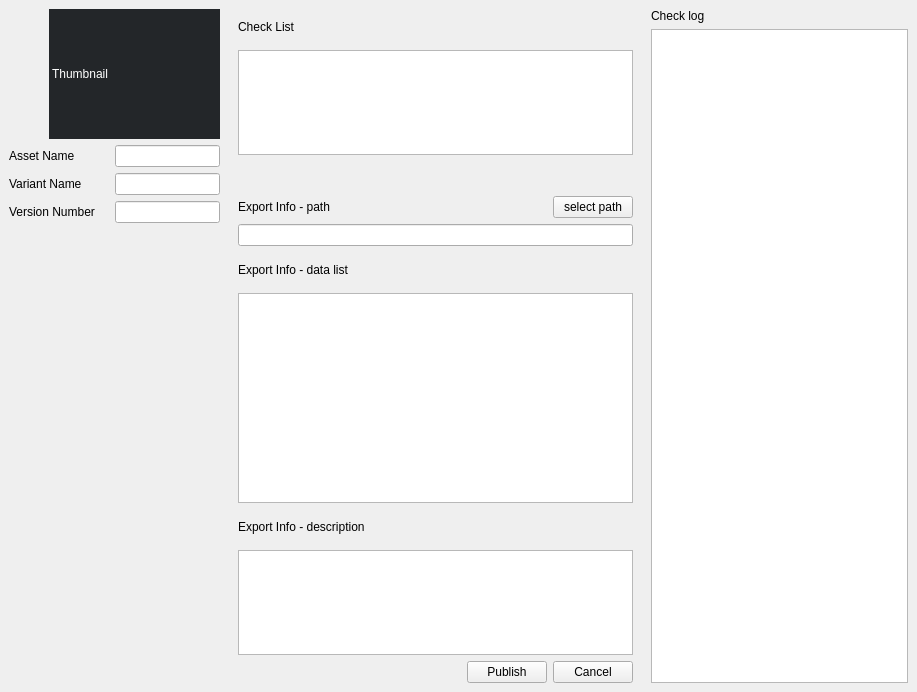
<?xml version="1.0" encoding="UTF-8"?>
<ui version="4.0">
 <class>YC_main_view</class>
 <widget class="QMainWindow" name="YC_main_view">
  <property name="geometry">
   <rect>
    <x>0</x>
    <y>0</y>
    <width>917</width>
    <height>692</height>
   </rect>
  </property>
  <property name="windowTitle">
   <string>Milki</string>
  </property>
  <property name="windowOpacity">
   <double>1.000000000000000</double>
  </property>
  <property name="styleSheet">
   <string notr="true">border-color: rgb(170, 85, 255);</string>
  </property>
  <widget class="QWidget" name="centralwidget">
   <layout class="QHBoxLayout" name="horizontalLayout" stretch="1,3">
    <property name="spacing">
     <number>0</number>
    </property>
    <property name="leftMargin">
     <number>0</number>
    </property>
    <property name="topMargin">
     <number>0</number>
    </property>
    <property name="rightMargin">
     <number>0</number>
    </property>
    <property name="bottomMargin">
     <number>0</number>
    </property>
    <item>
     <widget class="QWidget" name="YC_asset_info_container_wg" native="true">
      <layout class="QVBoxLayout" name="verticalLayout" stretch="2,1,1,1,10">
       <item>
        <widget class="QLabel" name="YC_thumb_info_lb">
         <property name="sizePolicy">
          <sizepolicy hsizetype="Preferred" vsizetype="Preferred">
           <horstretch>0</horstretch>
           <verstretch>0</verstretch>
          </sizepolicy>
         </property>
         <property name="minimumSize">
          <size>
           <width>0</width>
           <height>130</height>
          </size>
         </property>
         <property name="maximumSize">
          <size>
           <width>100000</width>
           <height>130</height>
          </size>
         </property>
         <property name="styleSheet">
          <string notr="true">QLabel{
                                    background-color: #232629;
                                    color:white;
                                    qproperty-alignment: AlignCenter;
                                    margin-left: 40px;
                                    }</string>
         </property>
         <property name="text">
          <string>Thumbnail</string>
         </property>
        </widget>
       </item>
       <item>
        <layout class="QHBoxLayout" name="YC_name_info_hl" stretch="2,3">
         <item>
          <widget class="QLabel" name="YC_name_info_title_lb">
           <property name="sizePolicy">
            <sizepolicy hsizetype="Fixed" vsizetype="Preferred">
             <horstretch>0</horstretch>
             <verstretch>0</verstretch>
            </sizepolicy>
           </property>
           <property name="minimumSize">
            <size>
             <width>100</width>
             <height>0</height>
            </size>
           </property>
           <property name="maximumSize">
            <size>
             <width>100</width>
             <height>16777215</height>
            </size>
           </property>
           <property name="text">
            <string>Asset Name</string>
           </property>
          </widget>
         </item>
         <item>
          <widget class="QLineEdit" name="YC_name_info_contents_le">
           <property name="sizePolicy">
            <sizepolicy hsizetype="Expanding" vsizetype="Fixed">
             <horstretch>0</horstretch>
             <verstretch>0</verstretch>
            </sizepolicy>
           </property>
           <property name="minimumSize">
            <size>
             <width>0</width>
             <height>0</height>
            </size>
           </property>
          </widget>
         </item>
        </layout>
       </item>
       <item>
        <layout class="QHBoxLayout" name="YC_variant_info_hl" stretch="2,3">
         <item>
          <widget class="QLabel" name="YC_variant_info_title_lb">
           <property name="sizePolicy">
            <sizepolicy hsizetype="Fixed" vsizetype="Preferred">
             <horstretch>0</horstretch>
             <verstretch>0</verstretch>
            </sizepolicy>
           </property>
           <property name="minimumSize">
            <size>
             <width>100</width>
             <height>0</height>
            </size>
           </property>
           <property name="maximumSize">
            <size>
             <width>100</width>
             <height>16777215</height>
            </size>
           </property>
           <property name="text">
            <string>Variant Name</string>
           </property>
          </widget>
         </item>
         <item>
          <widget class="QLineEdit" name="YC_variant_info_contents_le">
           <property name="sizePolicy">
            <sizepolicy hsizetype="Expanding" vsizetype="Fixed">
             <horstretch>0</horstretch>
             <verstretch>0</verstretch>
            </sizepolicy>
           </property>
          </widget>
         </item>
        </layout>
       </item>
       <item>
        <layout class="QHBoxLayout" name="YC_vernum_info_hl" stretch="2,3">
         <item>
          <widget class="QLabel" name="YC_vernum_info_title_lb">
           <property name="sizePolicy">
            <sizepolicy hsizetype="Fixed" vsizetype="Preferred">
             <horstretch>0</horstretch>
             <verstretch>0</verstretch>
            </sizepolicy>
           </property>
           <property name="minimumSize">
            <size>
             <width>100</width>
             <height>0</height>
            </size>
           </property>
           <property name="maximumSize">
            <size>
             <width>100</width>
             <height>16777215</height>
            </size>
           </property>
           <property name="text">
            <string>Version Number</string>
           </property>
          </widget>
         </item>
         <item>
          <widget class="QLineEdit" name="YC_vernum_info_contents_le"/>
         </item>
        </layout>
       </item>
       <item>
        <spacer name="verticalSpacer">
         <property name="orientation">
          <enum>Qt::Vertical</enum>
         </property>
         <property name="sizeHint" stdset="0">
          <size>
           <width>20</width>
           <height>40</height>
          </size>
         </property>
        </spacer>
       </item>
      </layout>
     </widget>
    </item>
    <item>
     <layout class="QHBoxLayout" name="YC_pub_container_hl" stretch="3,2">
      <property name="spacing">
       <number>0</number>
      </property>
      <item>
       <widget class="QWidget" name="YC_pub_body_container_wg" native="true">
        <layout class="QVBoxLayout" name="verticalLayout_2" stretch="1,3,1,1,2,1,6,1,3,1">
         <item>
          <widget class="QLabel" name="YC_pub_check_title_lb">
           <property name="text">
            <string>Check List</string>
           </property>
          </widget>
         </item>
         <item>
          <widget class="QListWidget" name="YC_pub_check_contents_lw">
           <property name="viewMode">
            <enum>QListView::IconMode</enum>
           </property>
          </widget>
         </item>
         <item>
          <spacer name="verticalSpacer_2">
           <property name="orientation">
            <enum>Qt::Vertical</enum>
           </property>
           <property name="sizeHint" stdset="0">
            <size>
             <width>20</width>
             <height>40</height>
            </size>
           </property>
          </spacer>
         </item>
         <item>
          <layout class="QHBoxLayout" name="YC_pub_path_info_hl">
           <item>
            <widget class="QLabel" name="YC_pub_path_info_title_lb">
             <property name="text">
              <string>Export Info - path</string>
             </property>
            </widget>
           </item>
           <item>
            <spacer name="horizontalSpacer_2">
             <property name="orientation">
              <enum>Qt::Horizontal</enum>
             </property>
             <property name="sizeHint" stdset="0">
              <size>
               <width>40</width>
               <height>20</height>
              </size>
             </property>
            </spacer>
           </item>
           <item>
            <widget class="QPushButton" name="YC_pub_path_info_set_btn">
             <property name="text">
              <string>select path</string>
             </property>
            </widget>
           </item>
          </layout>
         </item>
         <item>
          <widget class="QLineEdit" name="YC_pub_path_contents_le"/>
         </item>
         <item>
          <widget class="QLabel" name="YC_pub_datum_title_lb">
           <property name="text">
            <string>Export Info - data list</string>
           </property>
          </widget>
         </item>
         <item>
          <widget class="QListWidget" name="YC_pub_datum_contents_lw"/>
         </item>
         <item>
          <widget class="QLabel" name="YC_pub_desc_title_lb">
           <property name="text">
            <string>Export Info - description</string>
           </property>
          </widget>
         </item>
         <item>
          <widget class="QTextEdit" name="YC_pub_desc_contents_te"/>
         </item>
         <item>
          <layout class="QHBoxLayout" name="YC_pub_btn_list_hl">
           <item>
            <spacer name="horizontalSpacer">
             <property name="orientation">
              <enum>Qt::Horizontal</enum>
             </property>
             <property name="sizeHint" stdset="0">
              <size>
               <width>40</width>
               <height>20</height>
              </size>
             </property>
            </spacer>
           </item>
           <item>
            <widget class="QPushButton" name="YC_publish_btn">
             <property name="text">
              <string>Publish</string>
             </property>
            </widget>
           </item>
           <item>
            <widget class="QPushButton" name="YC_pub_cancel_btn">
             <property name="text">
              <string>Cancel</string>
             </property>
            </widget>
           </item>
          </layout>
         </item>
        </layout>
       </widget>
      </item>
      <item>
       <widget class="QWidget" name="YC_check_log_container_hl" native="true">
        <layout class="QVBoxLayout" name="verticalLayout_3">
         <item>
          <widget class="QLabel" name="YC_check_log_title_lb">
           <property name="text">
            <string>Check log</string>
           </property>
          </widget>
         </item>
         <item>
          <widget class="QListWidget" name="YC_check_log_contents_lw"/>
         </item>
        </layout>
       </widget>
      </item>
     </layout>
    </item>
   </layout>
  </widget>
 </widget>
 <resources/>
 <connections/>
</ui>
